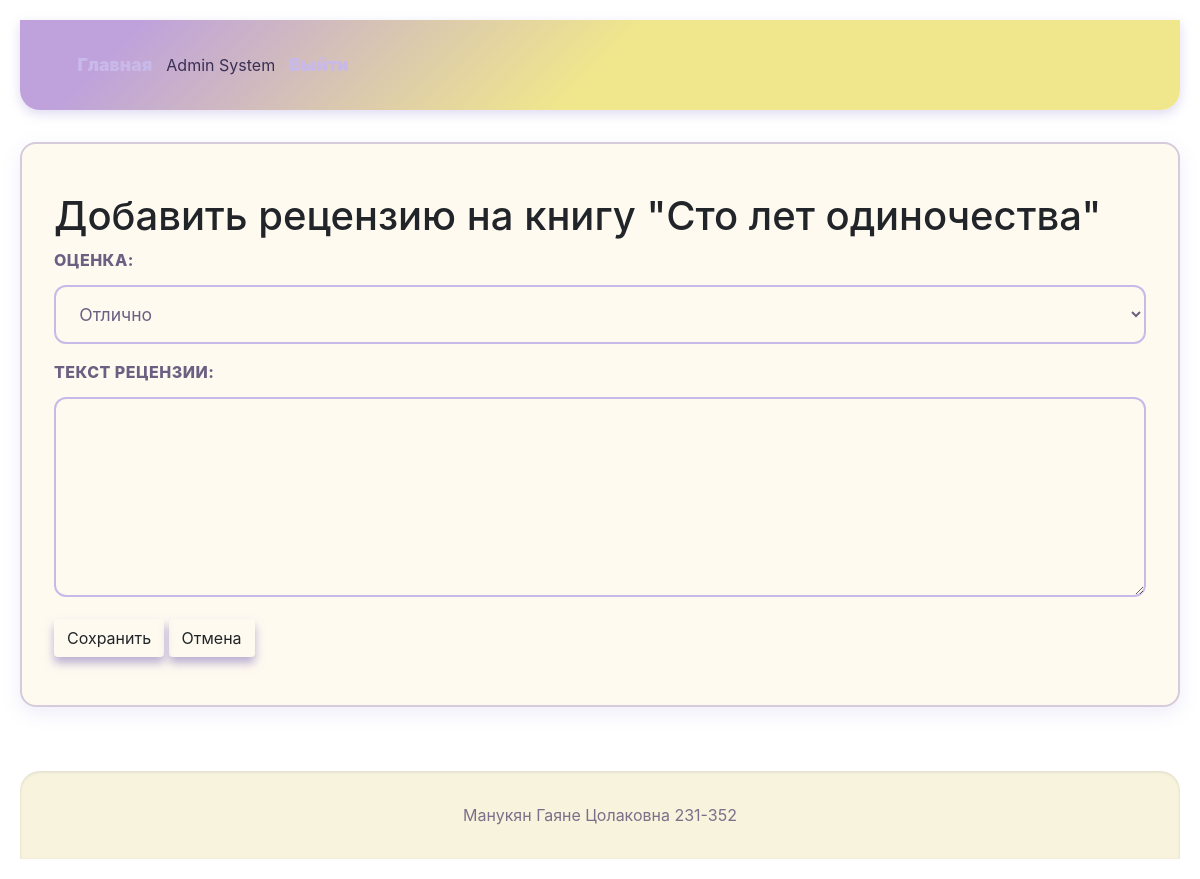
/books/2/review/new (signed in), run on the app's committed database.
### models.py (models this page shows, shortened)
class User(db.Model, UserMixin):
    __tablename__ = 'users'  # <-- исправлено
    id = db.Column(db.Integer, primary_key=True)
    login = db.Column(db.String(50), nullable=False, unique=True)
    password_hash = db.Column(db.String(256), nullable=False)
    last_name = db.Column(db.String(50), nullable=False)
    first_name = db.Column(db.String(50), nullable=False)
    middle_name = db.Column(db.String(50))
    role_id = db.Column(db.Integer, db.ForeignKey('roles.id'), nullable=False)
    reviews = db.relationship('Review', backref='user', lazy=True)

class Book(db.Model):
    __tablename__ = 'books'
    id = db.Column(db.Integer, primary_key=True)
    title = db.Column(db.String(100), nullable=False)
    description = db.Column(db.Text, nullable=False)
    year = db.Column(db.Integer, nullable=False)
    publisher = db.Column(db.String(100), nullable=False)
    author = db.Column(db.String(100), nullable=False)
    pages = db.Column(db.Integer, nullable=False)
    cover_id = db.Column(db.Integer, db.ForeignKey('covers.id', ondelete='CASCADE'), nullable=False, unique=True)  # Add ondelete
    cover = db.relationship('Cover', back_populates='book', uselist=False, cascade="all, delete-orphan", single_parent=True) # Add single_parent
    genres = db.relationship('Genre', secondary='book_genres', back_populates='books')
    reviews = db.relationship('Review', backref='book', lazy=True, cascade="all, delete-orphan")

### app.py (the view, shortened to what this page needs)
@app.route('/books/<int:book_id>/review/new', methods=['GET', 'POST'])
@login_required
def add_review(book_id):
    book = Book.query.get_or_404(book_id)
    if current_user.role.name not in ('user', 'moderator', 'admin'):
        flash('У вас недостаточно прав для добавления рецензии', 'danger')
        return redirect(url_for('view_book', book_id=book_id))
    existing_review = Review.query.filter_by(book_id=book_id, user_id=current_user.id).first()
    if existing_review:
        flash('Вы уже оставили рецензию на эту книгу', 'warning')
        return redirect(url_for('view_book', book_id=book_id))
    return render_template('add_review.html', book=book)

### app.py (called while the page is built)
@login_manager.user_loader
def load_user(user_id):
    return User.query.get(int(user_id))

### templates/add_review.html (shortened to what this page needs)
{% extends "base.html" %}
{% block content %}
<h1>Добавить рецензию на книгу "{{ book.title }}"</h1>
<form method="POST">
    <div class="form-group">
        <label for="rating">Оценка:</label>
        <select id="rating" name="rating" required>
            <option value="5" selected>Отлично</option>
        </select>
    </div>
    <div class="form-group">
        <label for="text">Текст рецензии:</label>
        <textarea id="text" name="text" rows="6" required></textarea>
    </div>
    <button type="submit" class="btn">Сохранить</button>
    <a href="{{ url_for('view_book', book_id=book.id) }}" class="btn">Отмена</a>
</form>
{% endblock %}

### templates/base.html (shortened to what this page needs)
<!DOCTYPE html>
<html lang="ru">
<head>
    <link rel="stylesheet" href="{{ url_for('static', filename='css/style.css') }}">
    <link href="https://cdn.jsdelivr.net/npm/bootstrap@5.3.0/dist/css/bootstrap.min.css" rel="stylesheet">
    <link rel="stylesheet" href="{{ url_for('static', filename='css/style.css') }}">
    <link rel="stylesheet" href="https://stackpath.bootstrapcdn.com/bootstrap/4.5.2/css/bootstrap.min.css">
</head>
<body>
    <header>
        <nav>
            <a href="{{ url_for('index') }}">Главная</a>
            {% if current_user.is_authenticated %}
                <span>{{ current_user.last_name }} {{ current_user.first_name }}</span>
                <a href="{{ url_for('logout') }}">Выйти</a>
            {% else %}
                <a href="{{ url_for('login') }}">Войти</a>
            {% endif %}
        </nav>
    </header>
    <main>
        {% block content %}{% endblock %}
    </main>
    <footer>
        Манукян Гаяне Цолаковна 231-352
    </footer>
</body>
</html>

### static/css/style.css (style rules this page uses)
body { font-family: 'Segoe UI', Tahoma, Geneva, Verdana, sans-serif; line-height: 1.6; margin: 0; padding: 0; color: #4b3b66; background: #fffaf0; -webkit-font-smoothing: antialiased; -moz-osx-font-smoothing: grayscale; }
header { background: linear-gradient(135deg, #bfa2db 10%, #f0e68c 50%); color: #3a2e55; padding: 2rem 3rem; box-shadow: 0 4px 12px rgba(176, 162, 219, 0.4); border-bottom-left-radius: 20px; border-bottom-right-radius: 20px; }
nav { display: flex; justify-content: flex-start; align-items: center; max-width: 1500px; margin: 0 auto; gap: 2rem; }
nav a { color: #c9b9e8; text-decoration: none; font-weight: 1000; font-size: 1.1rem; padding: 0.3rem 0.6rem; border-radius: 6px; transition: background-color 0.3s ease, color 0.3s ease; }
main { padding: 3rem 2rem; max-width: 1400px; margin: 2rem auto 4rem; background: #fffaf0; border-radius: 16px; box-shadow: 0 6px 20px rgba(176, 162, 219, 0.2); border: 2px solid #d6cadd; }
footer { background: #f7f3dc; padding: 2rem 1rem; text-align: center; color: #7b6f8a; font-size: 1rem; border-top-left-radius: 20px; border-top-right-radius: 20px; box-shadow: inset 0 1px 3px rgba(123, 111, 138, 0.2); }
.btn { display: inline-block; background: #8c7bbe; color: white; padding: 0.7rem 1.5rem; border: none; border-radius: 12px; cursor: pointer; font-size: 1.1rem; font-weight: 700; text-decoration: none; box-shadow: 0 6px 10px rgba(140, 123, 190, 0.6); transition: background-color 0.3s ease, box-shadow 0.3s ease; }
.form-group { margin-bottom: 2rem; }
.form-group label { display: block; margin-bottom: 0.8rem; font-weight: 800; color: #6b5f82; letter-spacing: 0.03em; text-transform: uppercase; }
.form-group input[type="text"], .form-group input[type="number"], .form-group input[type="file"], .form-group select, .form-group textarea { width: 100%; padding: 1rem 1.2rem; border: 2px solid #c9b9e8; border-radius: 12px; font-size: 1.1rem; color: #6b5f82; transition: border-color 0.3s ease, box-shadow 0.3s ease; font-family: inherit; background: #fffaf0; }
.form-group textarea { min-height: 200px; resize: vertical; background: #fffaf0; }
:root { --purple-light: #a18cd1; --purple-dark: #6a4c93; --yellow-light: #fff9c4; --yellow-dark: #fbc02d; --background: #f5f3fa; --text-color: #3a2f5a; --btn-bg: var(--purple-dark); --btn-bg-hover: var(--yellow-dark); --btn-text: #fff; --btn-text-hover: var(--purple-dark); --input-bg: #fff; --input-border: #c3bde0; --input-focus-border: var(--purple-dark); --modal-bg: #fff; --modal-overlay-bg: rgba(106, 76, 147, 0.6); }
body { background-color: var(--background); color: var(--text-color); font-family: 'Segoe UI', Tahoma, Geneva, Verdana, sans-serif; line-height: 1.6; margin: 0; padding: 20px; }

### data on the page
User: last_name "Admin", first_name "System"
Book: title "Сто лет одиночества"
